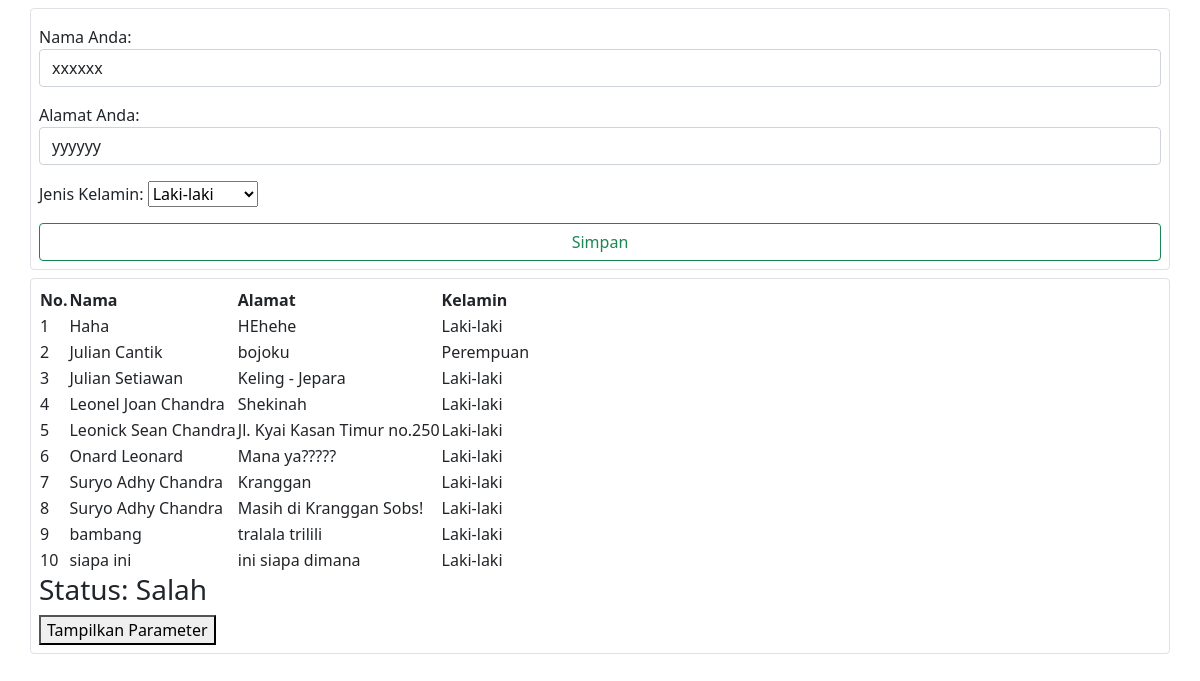
The page / on the database its author committed.
### page1/models.py (models this page shows, shortened)
class DaftarNama(models.Model):
    pilihan = [
        ('L','Laki-laki'),
        ('P','Perempuan')
    ]
    nama = models.CharField(max_length=100, verbose_name="Nama Anda",null=False,blank=False)
    alamat = models.CharField(max_length=100, verbose_name="Alamat Anda",null=False, blank=False)
    kelamin = models.CharField(max_length=1,verbose_name="Jenis Kelamin",choices=pilihan,null=False,blank=False,default="L")
    class Meta:
        ordering = ['nama']
        unique_together = ['nama','alamat']

### page1/views.py (the view, shortened to what this page needs)
# urls.py: path("", views.IndexViewClass.as_view(),name="indeks"),
class IndexViewClass(View):
    hasil=False
    def get(self,request):
        forms = InputDaftarNama(initial={
            'nama':'xxxxxx',
            'alamat':'yyyyyy'
            })
        data = DaftarNama.objects.all()
        return render(request,'indeks.html',{'forms':forms,'data':data,'hasil':self.hasil})

### page1/forms.py
class InputDaftarNama(forms.ModelForm):
    class Meta:
        fields = "__all__"
        model = DaftarNama
        widgets = {
            'nama': forms.TextInput(attrs={'class': 'form-control'}),
            'alamat': forms.TextInput(attrs={'class': 'form-control'}),
        }

### templates/indeks.html (shortened to what this page needs)
{% extends "initial.html"%}
{% block content%}
<form  method="post" action={% url 'indeks'%}>
    {{forms.as_p}}
    <input type="submit" value="Simpan" class="form-control btn btn-outline-success" />
{% endblock %}
{% block listnya%}
    <table>
        <tr>
            <th>No.</th>
            <th>Nama</th>
            <th>Alamat</th>
            <th>Kelamin</th>
        </tr>
    {% for dataku in data%}
        <tr>
            <td>{{forloop.counter}}</td>
            <td>{{dataku.nama}}</td>
            <td>{{dataku.alamat}}</td>
            <td>{{dataku.get_kelamin_display}}</td>
        </tr>
    {% endfor %}
    </table>
    <h3>Status: {{hasil|yesno:"Benar,Salah,Kosong/None"}}</h3>
    <form method="get" action="{% url 'Parameterku' '-->hallo ini parameternya bray!'%}">
        <button type="submit" value="Tampilkan Parameter">Tampilkan Parameter</button>
    </form>
{% endblock %}

### rows shown on the page
DaftarNama: nama "Haha", alamat "HEhehe", kelamin "Laki-laki"
DaftarNama: nama "Julian Cantik", alamat "bojoku", kelamin "Perempuan"
DaftarNama: nama "Julian Setiawan", alamat "Keling - Jepara", kelamin "Laki-laki"
DaftarNama: nama "Leonel Joan Chandra", alamat "Shekinah", kelamin "Laki-laki"
DaftarNama: nama "Leonick Sean Chandra", alamat "Jl. Kyai Kasan Timur no.250", kelamin "Laki-laki"
DaftarNama: nama "Onard Leonard", alamat "Mana ya?????", kelamin "Laki-laki"
DaftarNama: nama "Suryo Adhy Chandra", alamat "Kranggan", kelamin "Laki-laki"
DaftarNama: nama "Suryo Adhy Chandra", alamat "Masih di Kranggan Sobs!", kelamin "Laki-laki"
DaftarNama: nama "bambang", alamat "tralala trilili", kelamin "Laki-laki"
DaftarNama: nama "siapa ini", alamat "ini siapa dimana", kelamin "Laki-laki"

### other values the page prints
{{ hasil|yesno:"Benar,Salah,Kosong/None" }} "Salah"
